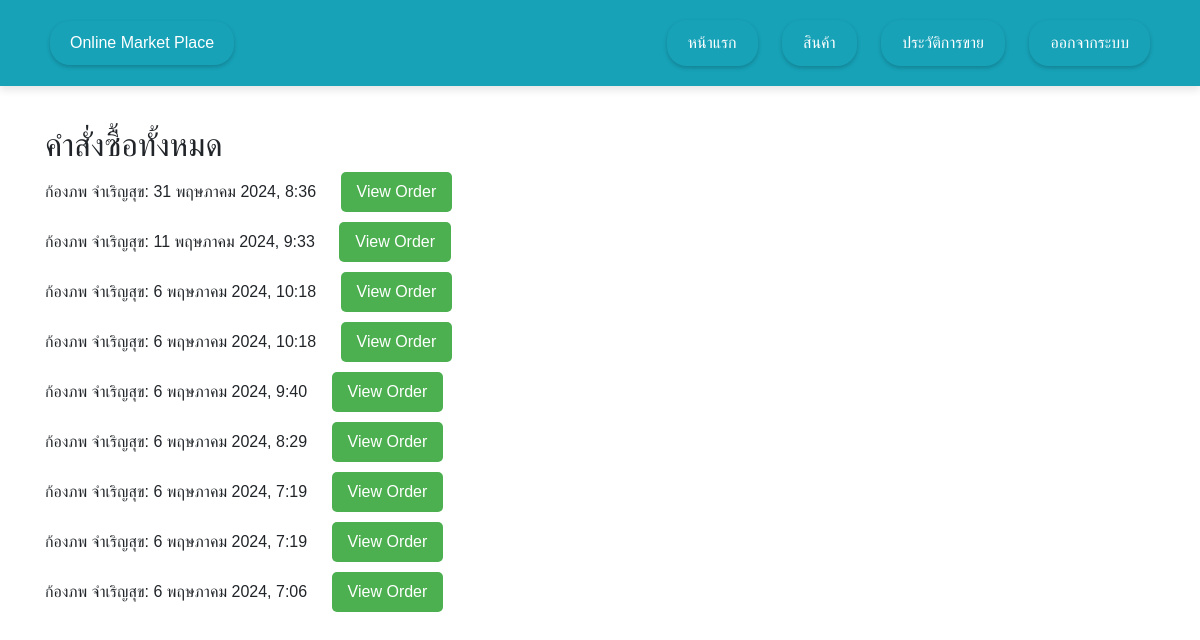
/payments/ (signed in), run on the app's committed database.
### cart/models.py (models this page shows)
class PaymentUpload(models.Model):
    name = models.CharField(max_length=255)
    phone = models.CharField(max_length=50)
    amount = models.DecimalField(max_digits=10, decimal_places=2)
    transfer_time = models.DateTimeField()
    payment_slip = models.FileField(upload_to='paymentslips/')

### app_general/views.py (the view)
# urls.py: path('payments/', views.admin_payment_history, name='admin_order'),
@login_required
def admin_payment_history(request):
    try:
        account = Account.objects.get(user=request.user)
    except Account.DoesNotExist:
        return HttpResponseForbidden("You are not authorized to view this page.")
    if account.role != Account.ADMIN:
        return HttpResponseForbidden("You do not have permission to view this page.")
    payments = PaymentUpload.objects.all().order_by('-transfer_time')
    return render(request, 'app_general/admin_order.html', {'payments': payments})

### app_general/templates/app_general/admin_order.html (shortened to what this page needs)
{% extends "app_general/base.html" %}
{% block content %}
<h2>คำสั่งซื้อทั้งหมด</h2>
<ul>
    {% for payment in payments %}
    <li>
        <span>{{ payment.name }}: {{ payment.transfer_time }}</span>
        <a href="{% url 'payment_detail' payment.id %}" class="view-order-button">View Order</a>
    </li>
    {% empty %}
    <p>No payments have been made.</p>
    {% endfor %}
</ul>
{% endblock %}

### app_general/templates/app_general/base.html (shortened to what this page needs)
<!DOCTYPE html>
<html lang="en">
<head>
  <link href="https://cdn.jsdelivr.net/npm/bootstrap@5.1.2/dist/css/bootstrap.min.css" rel="stylesheet">
</head>
<body>
  <div class="navbar">
    <div class="logo">Online Market Place</div>
    <div>
      <a href="{% url 'home' %}" class="btn">หน้าแรก</a>
      {% if user.is_authenticated %}
        <a href="{% url 'products' %}" class="btn">สินค้า</a>
        {% if request.user.account.role == "customer" %}
          <a href="{% url 'history' %}" class="btn">ประวัติการสั่งซื้อ</a>
        {% elif request.user.account.role == "admin" %}
          <a href="{% url 'history' %}" class="btn">ประวัติการขาย</a>
        {% endif %}
        <a href="{% url 'logout' %}" class="btn">ออกจากระบบ</a>
      {% else %}
        <a href="{% url 'login' %}" class="btn">เข้าสู่ระบบ</a>
      {% endif %}
    </div>
  </div>
  <div class="container">{% block content %}{% endblock %}</div>
</body>
</html>

### app_general/templates/app_general/admin_order.html (style rules this page uses)
.view-order-button { display: inline-block; padding: 8px 16px; background-color: #4CAF50; color: white; text-decoration: none; border-radius: 5px; transition: background-color 0.3s ease; margin-left: 20px; }
ul { list-style-type: none; padding: 0; }
li { margin-bottom: 10px; }

### data on the page
PaymentUpload: name "ก้องภพ จำเริญสุข", transfer_time "31 พฤษภาคม 2024, 8:36"
PaymentUpload: name "ก้องภพ จำเริญสุข", transfer_time "11 พฤษภาคม 2024, 9:33"
PaymentUpload: name "ก้องภพ จำเริญสุข", transfer_time "6 พฤษภาคม 2024, 10:18"
PaymentUpload: name "ก้องภพ จำเริญสุข", transfer_time "6 พฤษภาคม 2024, 10:18"
PaymentUpload: name "ก้องภพ จำเริญสุข", transfer_time "6 พฤษภาคม 2024, 9:40"
PaymentUpload: name "ก้องภพ จำเริญสุข", transfer_time "6 พฤษภาคม 2024, 8:29"
PaymentUpload: name "ก้องภพ จำเริญสุข", transfer_time "6 พฤษภาคม 2024, 7:19"
PaymentUpload: name "ก้องภพ จำเริญสุข", transfer_time "6 พฤษภาคม 2024, 7:19"
PaymentUpload: name "ก้องภพ จำเริญสุข", transfer_time "6 พฤษภาคม 2024, 7:06"
